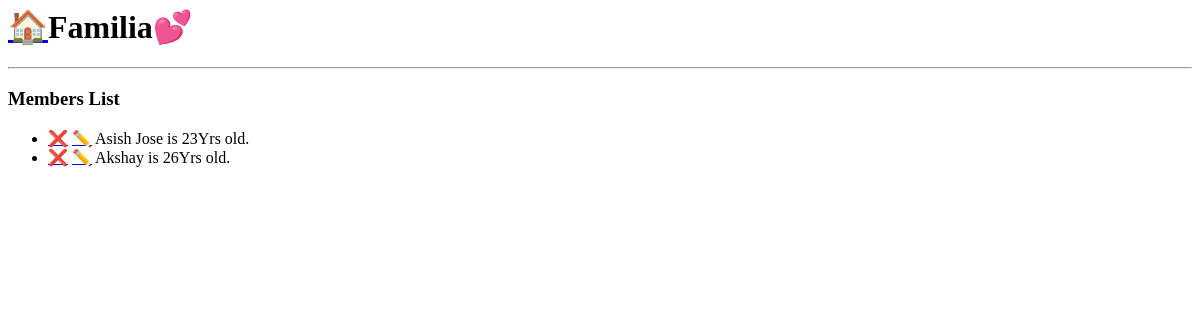
The page /list/ on the database as committed earlier.
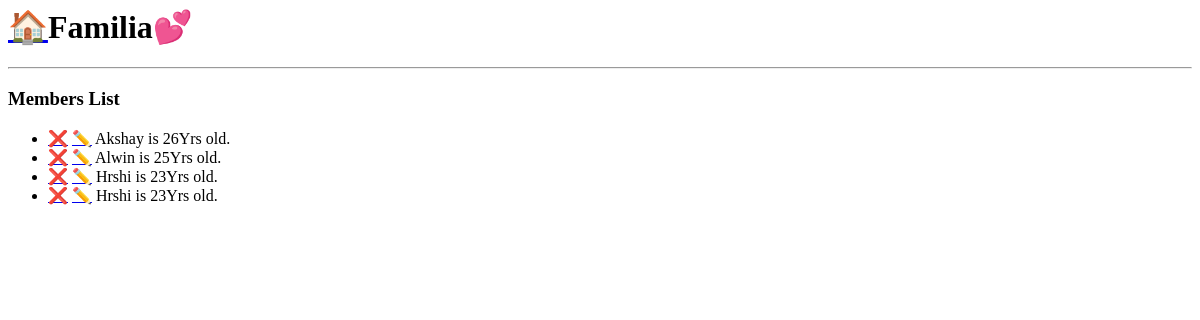
The same page on the database as committed later.
### family/models.py (models this page shows, shortened)
class FamilyMember(models.Model):
    name = models.CharField(max_length=100)
    age = models.IntegerField(null=True)

### family/views.py (the view)
# urls.py: path('list/',views.list, name='list'),
def list(request):
    members = FamilyMember.objects.all()
    return render(request, 'family/list.html', {'members':members})

### templates/family/list.html
{% extends 'family/base.html' %}
{% block content %}
<h3>Members List</h3>
<ul>
    {%  for member in members %}
        <li>
            <a href="{% url 'delete' member.id %}">❌</a>
            <a href="{% url 'edit' member.id %}">✏️</a>
            {{member.name}} is {{member.age}}Yrs old.
        </li>
    {% empty %}
    <p>No members...</p>
    {% endfor %}
</ul>
{% endblock %}

### templates/family/base.html
<h1><a href="/">🏠</a>Familia💕</h1>
<hr>
{% block content %}{% endblock %}

Rows that differ between the two databases and show on the page:
removed FamilyMember: name "Asish Jose", age "23"
added FamilyMember: name "Alwin", age "25"
added FamilyMember: name "Hrshi", age "23"
added FamilyMember: name "Hrshi", age "23"
